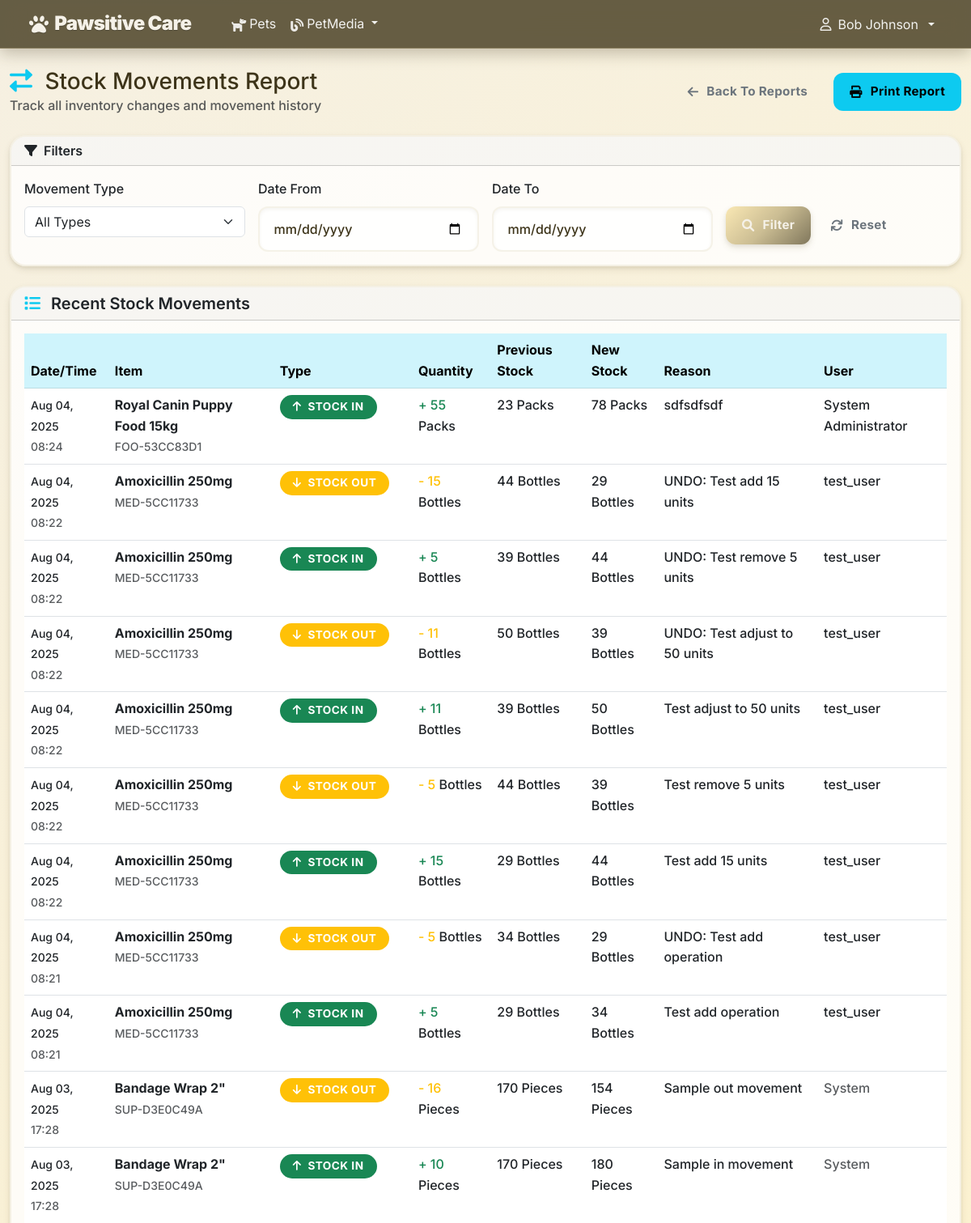
The page /inventory/reports/stock-movements/ (signed in, upper part) on the database as committed earlier.
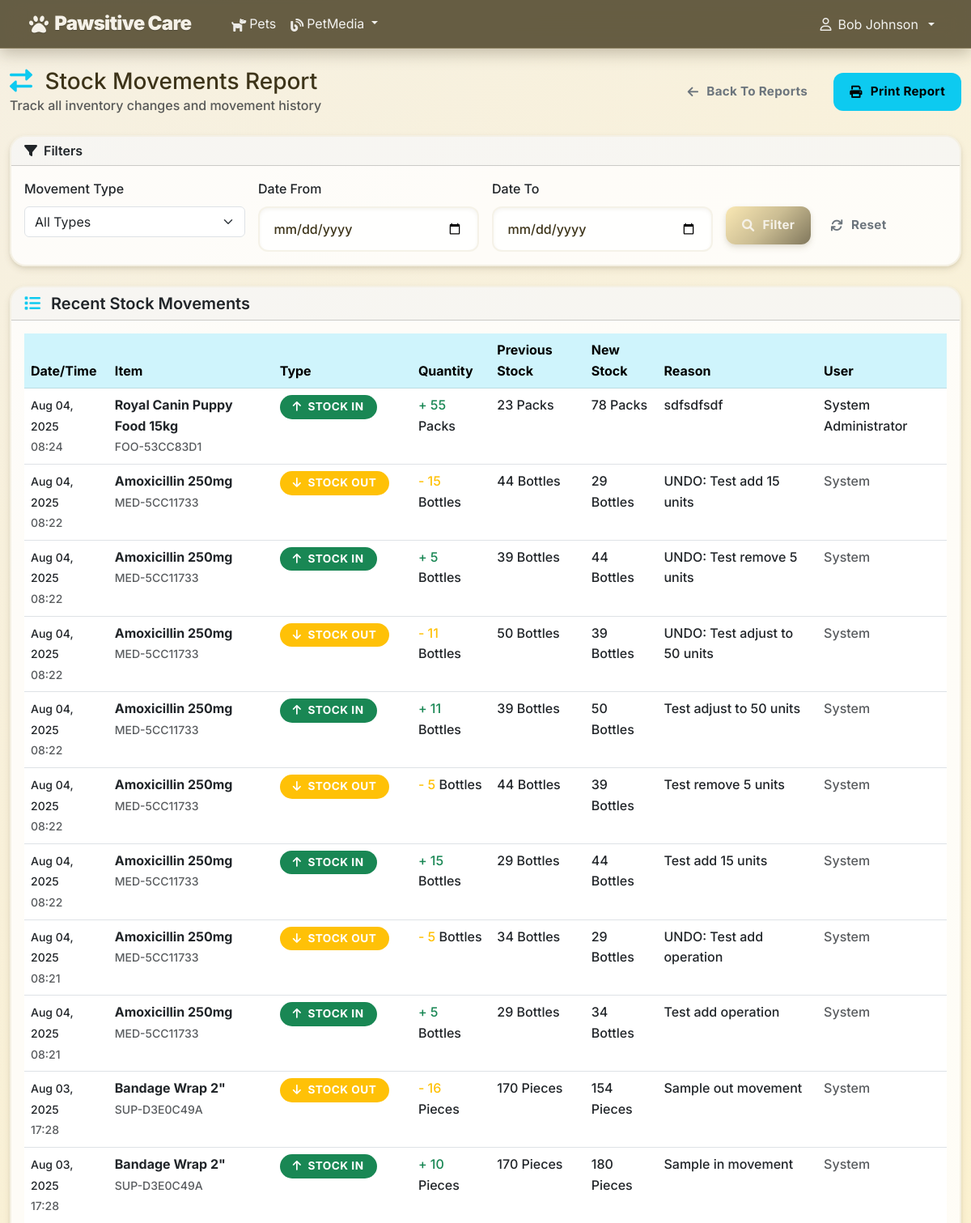
The same page on the database as committed later.
### accounts/models.py (models this page shows, shortened)
class CustomUser(AbstractUser):
    ROLE_CHOICES = [
        ('admin', 'Admin'),
        ('vet', 'Veterinarian'),
        ('staff', 'Staff'),
        ('client', 'Client'),
    ]
    phone = models.CharField(max_length=20, blank=False)
    address = models.TextField(blank=False)
    role = models.CharField(max_length=10, choices=ROLE_CHOICES, default='client')
    def is_admin(self):
        return self.role == 'admin'
    def is_vet(self):
        return self.role == 'vet'
    def is_staff_member(self):
        return self.role == 'staff'

### inventory/models.py (models this page shows, shortened)
class StockMovement(models.Model):
    MOVEMENT_TYPES = [
        ('IN', 'Stock In'),
        ('OUT', 'Stock Out'),
        ('ADJUSTMENT', 'Adjustment'),
        ('EXPIRED', 'Expired'),
        ('DAMAGED', 'Damaged'),
    ]
    item = models.ForeignKey(InventoryItem, on_delete=models.CASCADE, related_name='movements')
    movement_type = models.CharField(max_length=20, choices=MOVEMENT_TYPES)
    quantity = models.PositiveIntegerField()
    reason = models.CharField(max_length=200)
    old_quantity = models.PositiveIntegerField()
    new_quantity = models.PositiveIntegerField()
    created_by = models.ForeignKey(settings.AUTH_USER_MODEL, on_delete=models.SET_NULL, null=True)
    created_at = models.DateTimeField(auto_now_add=True)
    notes = models.TextField(blank=True)
    class Meta:
        ordering = ['-created_at']

class InventoryItem(models.Model):
    CATEGORY_CHOICES = [
        ('MEDICINE', 'Medicine'),
        ('SUPPLY', 'Medical Supply'),
        ('EQUIPMENT', 'Equipment'),
        ('FOOD', 'Pet Food'),
        ('OTHER', 'Other'),
    ]
    UNIT_CHOICES = [
        ('PIECES', 'Pieces'),
        ('BOXES', 'Boxes'),
        ('BOTTLES', 'Bottles'),
        ('KILOGRAMS', 'Kilograms'),
        ('LITERS', 'Liters'),
        ('PACKS', 'Packs'),
    ]
    name = models.CharField(max_length=200)
    description = models.TextField(blank=True)
    sku = models.CharField(max_length=50, unique=True, help_text="Stock Keeping Unit")
    category = models.CharField(max_length=20, choices=CATEGORY_CHOICES)
    unit_price = models.DecimalField(max_digits=10, decimal_places=2)
    quantity_in_stock = models.PositiveIntegerField(default=0)
    unit = models.CharField(max_length=20, choices=UNIT_CHOICES, default='PIECES')
    minimum_stock_level = models.PositiveIntegerField(default=10)
    reorder_point = models.PositiveIntegerField(default=20)
    supplier = models.ForeignKey('Supplier', on_delete=models.SET_NULL, null=True, blank=True)
    expiry_date = models.DateField(null=True, blank=True)
    last_restocked = models.DateTimeField(null=True, blank=True)
    created_at = models.DateTimeField(auto_now_add=True)
    updated_at = models.DateTimeField(auto_now=True)
    is_active = models.BooleanField(default=True)
    objects = InventoryManager()
    class Meta:
        ordering = ['name']
        indexes = [
            models.Index(fields=['sku']),
            models.Index(fields=['category']),
            models.Index(fields=['quantity_in_stock']),
        ]

### inventory/views.py (the view)
# urls.py: path('reports/stock-movements/', views.stock_movements_report_view, name='stock_movements_report'),
@login_required
def stock_movements_report_view(request):
    from datetime import datetime, timedelta
    from django.db.models import Q
    movement_type = request.GET.get('movement_type', '')
    date_from = request.GET.get('date_from', '')
    date_to = request.GET.get('date_to', '')
    movements = StockMovement.objects.select_related('item', 'created_by').all()
    if movement_type:
        movements = movements.filter(movement_type=movement_type)
    if date_from:
        try:
            date_from_obj = datetime.strptime(date_from, '%Y-%m-%d').date()
            movements = movements.filter(created_at__date__gte=date_from_obj)
        except ValueError:
            pass
    if date_to:
        try:
            date_to_obj = datetime.strptime(date_to, '%Y-%m-%d').date()
            movements = movements.filter(created_at__date__lte=date_to_obj)
        except ValueError:
            pass
    all_movements = movements.order_by('-created_at')
    in_movements = all_movements.filter(movement_type='IN').count()
    out_movements = all_movements.filter(movement_type='OUT').count()
    adjustments = all_movements.filter(movement_type='ADJUSTMENT').count()
    expired_movements = all_movements.filter(movement_type='EXPIRED').count()
    damaged_movements = all_movements.filter(movement_type='DAMAGED').count()
    movements = all_movements[:100]
    context = {
        'movements': movements,
        'in_movements': in_movements,
        'out_movements': out_movements,
        'adjustments': adjustments,
        'expired_movements': expired_movements,
        'damaged_movements': damaged_movements,
        'movement_type': movement_type,
        'date_from': date_from,
        'date_to': date_to,
        'report_title': 'Stock Movements Report'
    }
    return render(request, 'inventory/stock_movements_report.html', context)

### petmedia/context_processors.py (called while the page is built)
def recent_blog_posts(request):
    try:
        recent_posts = repo_manager.posts.get_recent_posts(limit=3)
        return {'recent_blog_posts': recent_posts}
    except Exception:
        return {'recent_blog_posts': []}

def blog_stats(request):
    try:
        if request.user.is_authenticated:
            user_posts_count = repo_manager.posts.get_by_author(request.user).count()
            return {'user_blog_posts_count': user_posts_count}
        return {'user_blog_posts_count': 0}
    except Exception:
        return {'user_blog_posts_count': 0}

### petmedia/patterns/repository.py (called while the page is built)
    def get_by_author(self, author: 'User') -> QuerySet['BlogPost']:
        return self.model.objects.filter(
            author=author
        ).select_related('category', 'related_pet')

    def get_recent_posts(self, limit: int = 10) -> QuerySet['BlogPost']:
        return self.model.objects.filter(
            is_published=True
        ).order_by('-created_at')[:limit].select_related('author', 'category', 'related_pet')

    @property
    def posts(self) -> BlogPostRepository:
        if self._post_repo is None:
            self._post_repo = BlogPostRepository()
        return self._post_repo

### inventory/templates/inventory/stock_movements_report.html (shortened to what this page needs)
{% extends 'base.html' %}
{% load static %}
{% block content %}
<div class="container-fluid py-4">
  <div class="row mb-4">
    <div class="col-12">
      <div class="d-flex justify-content-between align-items-center">
        <div>
          <h1 class="h3 mb-0">
            <i class="fas fa-exchange-alt text-info me-2"></i>
            Stock Movements Report
          </h1>
          <p class="text-muted mb-0">Track all inventory changes and movement history</p>
        </div>
        <div>
          <a href="{% url 'inventory:reports' %}" class="btn btn-outline-secondary me-2">
            <i class="fas fa-arrow-left"></i> Back to Reports
          </a>
          <button class="btn btn-info" onclick="window.print()">
            <i class="fas fa-print"></i> Print Report
          </button>
        </div>
      </div>
    </div>
  </div>
  <div class="row mb-4">
    <div class="col-12">
      <div class="card">
        <div class="card-header">
          <h6 class="mb-0">
            <i class="fas fa-filter me-2"></i>Filters
          </h6>
        </div>
        <div class="card-body">
          <form method="get" class="row g-3">
            <div class="col-md-3">
              <label class="form-label">Movement Type</label>
              <select name="movement_type" class="form-select">
                <option value="">All Types</option>
              </select>
            </div>
            <div class="col-md-3">
              <label class="form-label">Date From</label>
              <input type="date" name="date_from" class="form-control">
            </div>
            <div class="col-md-3">
              <label class="form-label">Date To</label>
              <input type="date" name="date_to" class="form-control">
            </div>
            <div class="col-md-3">
              <label class="form-label">&nbsp;</label>
              <div>
                <button type="submit" class="btn btn-primary">
                  <i class="fas fa-search"></i> Filter
                </button>
                <a href="{% url 'inventory:stock_movements_report' %}" class="btn btn-outline-secondary">
                  <i class="fas fa-refresh"></i> Reset
                </a>
              </div>
            </div>
          </form>
        </div>
      </div>
    </div>
  </div>
  <div class="row">
    <div class="col-12">
      <div class="card">
        <div class="card-header">
          <h5 class="mb-0">
            <i class="fas fa-list text-info me-2"></i>
            Recent Stock Movements
          </h5>
        </div>
        <div class="card-body">
          {% if movements %}
          <div class="table-responsive">
            <table class="table table-hover">
              <thead class="table-info">
                <tr>
                  <th>Date/Time</th>
                  <th>Item</th>
                  <th>Type</th>
                  <th>Quantity</th>
                  <th>Previous Stock</th>
                  <th>New Stock</th>
                  <th>Reason</th>
                  <th>User</th>
                </tr>
              </thead>
              <tbody>
                {% for movement in movements %}
                <tr>
                  <td>
                    <small>
                      {{ movement.created_at|date:"M d, Y" }}</small><br>
                    <small class="text-muted">
                      {{ movement.created_at|time:"H:i" }}</small>
                  </td>
                  <td>
                    <strong>
                      {{ movement.item.name }}</strong><br>
                    <small class="text-muted">
                      {{ movement.item.sku }}</small>
                  </td>
                  <td>
                    {% if movement.movement_type == 'IN' %}
                    <span class="badge bg-success">
                      <i class="fas fa-arrow-up"></i>
                      {{ movement.get_movement_type_display }}
                    </span>
                    {% elif movement.movement_type == 'OUT' %}
                    <span class="badge bg-warning">
                      <i class="fas fa-arrow-down"></i>
                      {{ movement.get_movement_type_display }}
                    </span>
                    {% elif movement.movement_type == 'EXPIRED' %}
                    <span class="badge bg-danger">
                      <i class="fas fa-ban"></i>
                      {{ movement.get_movement_type_display }}
                    </span>
                    {% elif movement.movement_type == 'DAMAGED' %}
                    <span class="badge bg-dark">
                      <i class="fas fa-exclamation-triangle"></i>
                      {{ movement.get_movement_type_display }}
                    </span>
                    {% else %}
                    <span class="badge bg-info">
                      <i class="fas fa-edit"></i>
                      {{ movement.get_movement_type_display }}
                    </span>
                    {% endif %}
                  </td>
                  <td>
                    {% if movement.movement_type == 'IN' %}
                    <span class="text-success">+
                      {{ movement.quantity }}</span>
                    {% else %}
                    <span class="text-warning">-
                      {{ movement.quantity }}</span>
                    {% endif %}
                    {{ movement.item.get_unit_display }}
                  </td>
                  <td>
                    {{ movement.old_quantity }}
                    {{ movement.item.get_unit_display }}
                  </td>
                  <td>
                    {{ movement.new_quantity }}
                    {{ movement.item.get_unit_display }}
                  </td>
                  <td>
                    {% if movement.reason %}
                    {{ movement.reason|truncatechars:30 }}
                    {% else %}
                    <span class="text-muted">No reason provided</span>
                    {% endif %}
                  </td>
                  <td>
                    {% if movement.created_by %}
                    {{ movement.created_by.get_full_name|default:movement.created_by.username }}
                    {% else %}
                    <span class="text-muted">System</span>
                    {% endif %}
                  </td>
                </tr>
                {% endfor %}
              </tbody>
            </table>
          </div>
          {% endif %}
        </div>
      </div>
    </div>
  </div>
</div>
{% endblock %}

### accounts/templates/base.html (shortened to what this page needs)
<!DOCTYPE html>
<html lang="en">
<head>
  <link href="https://cdn.jsdelivr.net/npm/bootstrap@5.3.0/dist/css/bootstrap.min.css" rel="stylesheet">
  <link href="https://cdnjs.cloudflare.com/ajax/libs/font-awesome/6.0.0/css/all.min.css" rel="stylesheet">
  {% load static %}
  <link rel="stylesheet" href="{% static 'style.css' %}">
</head>
<body>
  <nav class="navbar navbar-expand-lg navbar-dark app-navbar">
    <div class="container-fluid nav-inner">
      <a class="navbar-brand d-flex align-items-center gap-2" href="{% url 'home' %}">
        <i class="fas fa-paw"></i>
        <span>Pawsitive Care</span>
      </a>
      <div class="collapse navbar-collapse" id="navbarNav">
        {% if user.is_authenticated %}
        <ul class="navbar-nav me-auto">
          <li class="nav-item">
            <a class="nav-link" href="{% url 'pets:pet_list' %}">
              <i class="fa-solid fa-dog me-1"></i>Pets
            </a>
          </li>
          <li class="nav-item dropdown">
            <a class="nav-link dropdown-toggle" href="#" id="blogDropdown" role="button" data-bs-toggle="dropdown" aria-expanded="false">
              <i class="fas fa-blog me-1"></i>PetMedia
            </a>
          </li>
        </ul>
        <ul class="navbar-nav">
          <li class="nav-item dropdown">
            <a class="nav-link dropdown-toggle d-flex align-items-center gap-2" href="#" id="userDropdown" role="button" data-bs-toggle="dropdown" aria-expanded="false">
              <i class="fa-regular fa-user"></i>
              <span>
                {{ user.get_full_name|default:user.username }}</span>
            </a>
          </li>
        </ul>
        {% endif %}
      </div>
    </div>
  </nav>
  <main class=>
    {% block content %}{% endblock %}
  </main>
</body>
</html>

Rows that differ between the two databases and show on the page:
changed StockMovement "UNDO: Test add 15 units": created_by.get_full_name "test_user" → (not shown); now shows "System"
changed StockMovement "UNDO: Test remove 5 units": created_by.get_full_name "test_user" → (not shown); now shows "System"
changed StockMovement "UNDO: Test adjust to 50 units": created_by.get_full_name "test_user" → (not shown); now shows "System"
changed StockMovement "Test adjust to 50 units": created_by.get_full_name "test_user" → (not shown); now shows "System"
changed StockMovement "Test remove 5 units": created_by.get_full_name "test_user" → (not shown); now shows "System"
changed StockMovement "Test add 15 units": created_by.get_full_name "test_user" → (not shown); now shows "System"
changed StockMovement "UNDO: Test add operation": created_by.get_full_name "test_user" → (not shown); now shows "System"
changed StockMovement "Test add operation": created_by.get_full_name "test_user" → (not shown); now shows "System"
